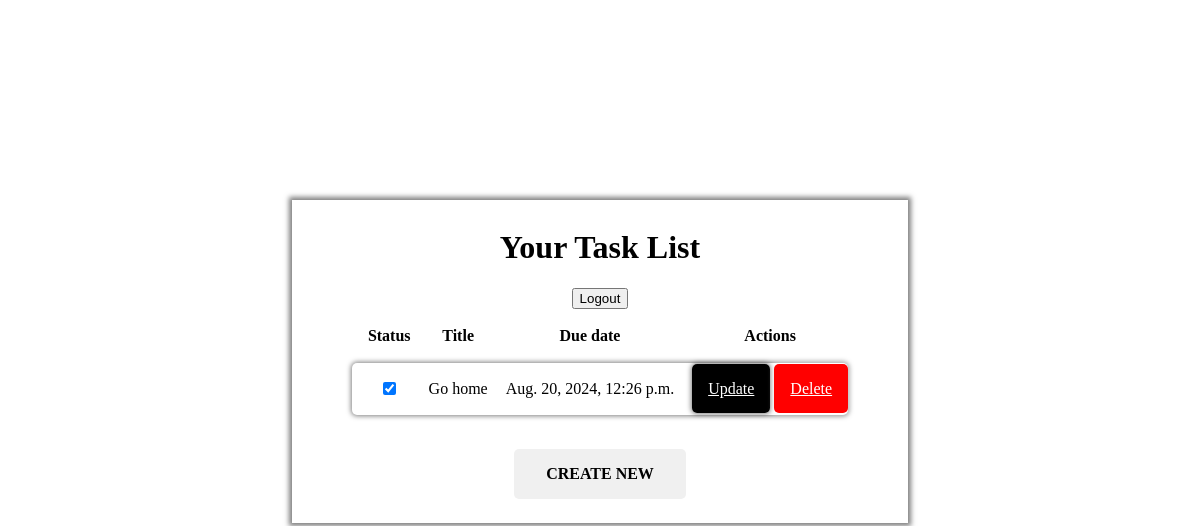
Page /task_list/ (signed in) on the committed database.
### todo_app/models.py (models this page shows, shortened)
class Task(models.Model):
    title = models.CharField(max_length = 200)
    complete = models.BooleanField(default= False)
    created = models.DateTimeField(auto_now_add= True)
    due_date = models.DateTimeField(blank=True, null=True)
    created_by = models.ForeignKey(User, related_name= 'created_tasks', on_delete=models.SET_NULL, null=True, blank=True)
    assigned_to = models.ForeignKey(User, related_name= 'assigned_tasks', on_delete=models.SET_NULL, null=True, blank=True)

### todo_app/views.py (the view)
# urls.py: path('task_list/', views.task_lists, name='task_list'),
@login_required
def task_lists(request):
    u = request.user
    tasks = Task.objects.filter(Q(created_by = u) & Q(assigned_to = u))
    return render(request, "task_list.html", {"tasks": tasks})

### templates/task_list.html (shortened to what this page needs)
<!DOCTYPE html>
<html lang="en">
<head>
</head>
<body>
    <main>
        <h1>Your Task List</h1>
        <form action="{% url 'logout' %}" method="post">
            <button type="submit">Logout</button>
        </form>
        <table>
            <thead>
                <tr>
                    <th>Status</th>
                    <th>Title</th>
                    <th>Due date</th>
                    <th>Actions</th>
                </tr>
            </thead>
            <tbody>
                {% for task in tasks %}
                <tr class="body-tag">
                    <td><input type="checkbox" {% if task.complete %}checked{% endif %}></td>
                    <td>{{task.title}}</td>
                    <td>{{task.due_date}}</td>
                    <td>
                        <a href="{% url 'update_task' task.id %}" class="update">Update</a>
                        <a href="{% url 'delete_task' task.id %}" class="delete">Delete</a>
                    </td>
                </tr>
                {% endfor %}
            </tbody>
        </table>
        <a href="{% url 'create_task' %}" class="create">CREATE NEW</a>
    </main>
</body>
</html>

### templates/task_list.html (style rules this page uses)
main { width: 50vw; box-shadow: 0 0 5px 3px rgba(0, 0, 0, 0.5); margin: auto; margin-top: 25vh; padding: 0.5rem; text-align: center; }
h1 { text-align: center; }
table { margin: auto; margin-bottom: 1rem; }
.body-tag { border-radius: 5px; box-shadow: 0 0 5px 1px rgba(0, 0, 0, 0.5); margin-bottom: 1rem; }
th, td { text-align: center; padding: 1rem 0 1rem 1rem; column-gap: normal; }
.update { background-color: black; color: white; padding: 1rem; border-radius: 5px; box-shadow: 0 0 5px 1px rgba(0, 0, 0, 0.5); }
.delete { background-color: red; color: white; padding: 1rem; border-radius: 5px; box-shadow: 0 0 5px 1px rgba(255, 255, 255, 0.5); }
a.create { width: fit-content; height: fit-content; font-size: medium; text-align: center; color: black; font-weight: bold; padding: 1rem 2rem; display: inline-block; border-radius: 5px; background-color: #f0f0f0; text-decoration: none; margin: 1rem 0; }

### rows in the picture
Task: complete "☑", title "Go home", due_date "Aug. 20, 2024, 12:26 p.m."
